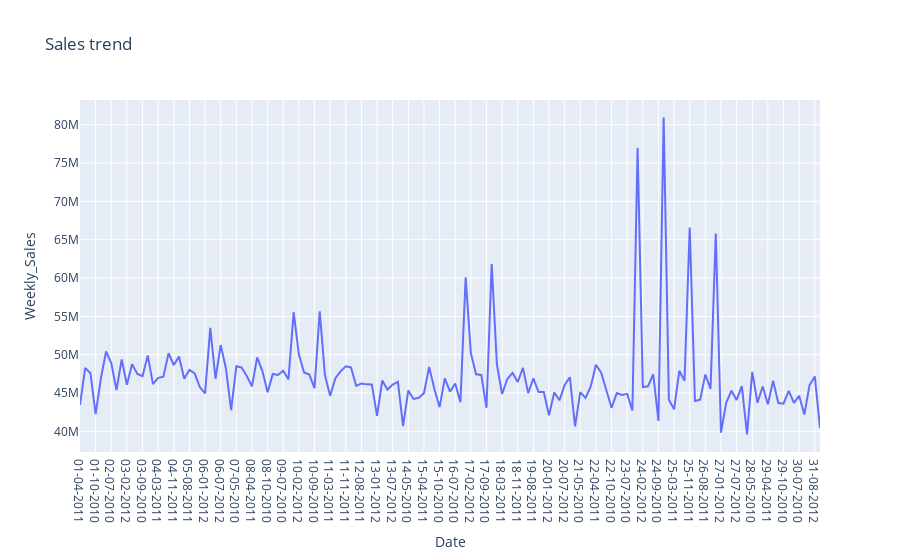

Here is the notebook cell this chart was saved with:
### Code cell
import plotly.express as px
fig=px.line(s,x='Date',y='Weekly_Sales',title="Sales trend")
fig.show()

### Figure 1 — Plotly figure (JSON) as saved in the notebook; plotly's stock layout.template omitted (floating-point values rounded to 4 significant figures; data arrays with more than 128 entries replaced by an {"elided": "..."} marker saying what was removed)
{"data": [{"hovertemplate": "Date=%{x}<br>Weekly_Sales=%{y}<extra></extra>", "legendgroup": "", "line": {"color": "#636efa", "dash": "solid"}, "marker": {"symbol": "circle"}, "mode": "lines", "name": "", "orientation": "v", "showlegend": false, "type": "scatter", "x": {"elided": "143 str values"}, "xaxis": "x", "y": {"elided": "143 float values"}, "yaxis": "y"}], "layout": {"autosize": true, "legend": {"tracegroupgap": 0}, "title": {"text": "Sales trend"}, "xaxis": {"anchor": "y", "autorange": true, "domain": [0, 1], "range": [0, 142], "title": {"text": "Date"}, "type": "category"}, "yaxis": {"anchor": "x", "autorange": true, "domain": [0, 1], "range": [37300000.0, 83230000.0], "title": {"text": "Weekly_Sales"}, "type": "linear"}}}
